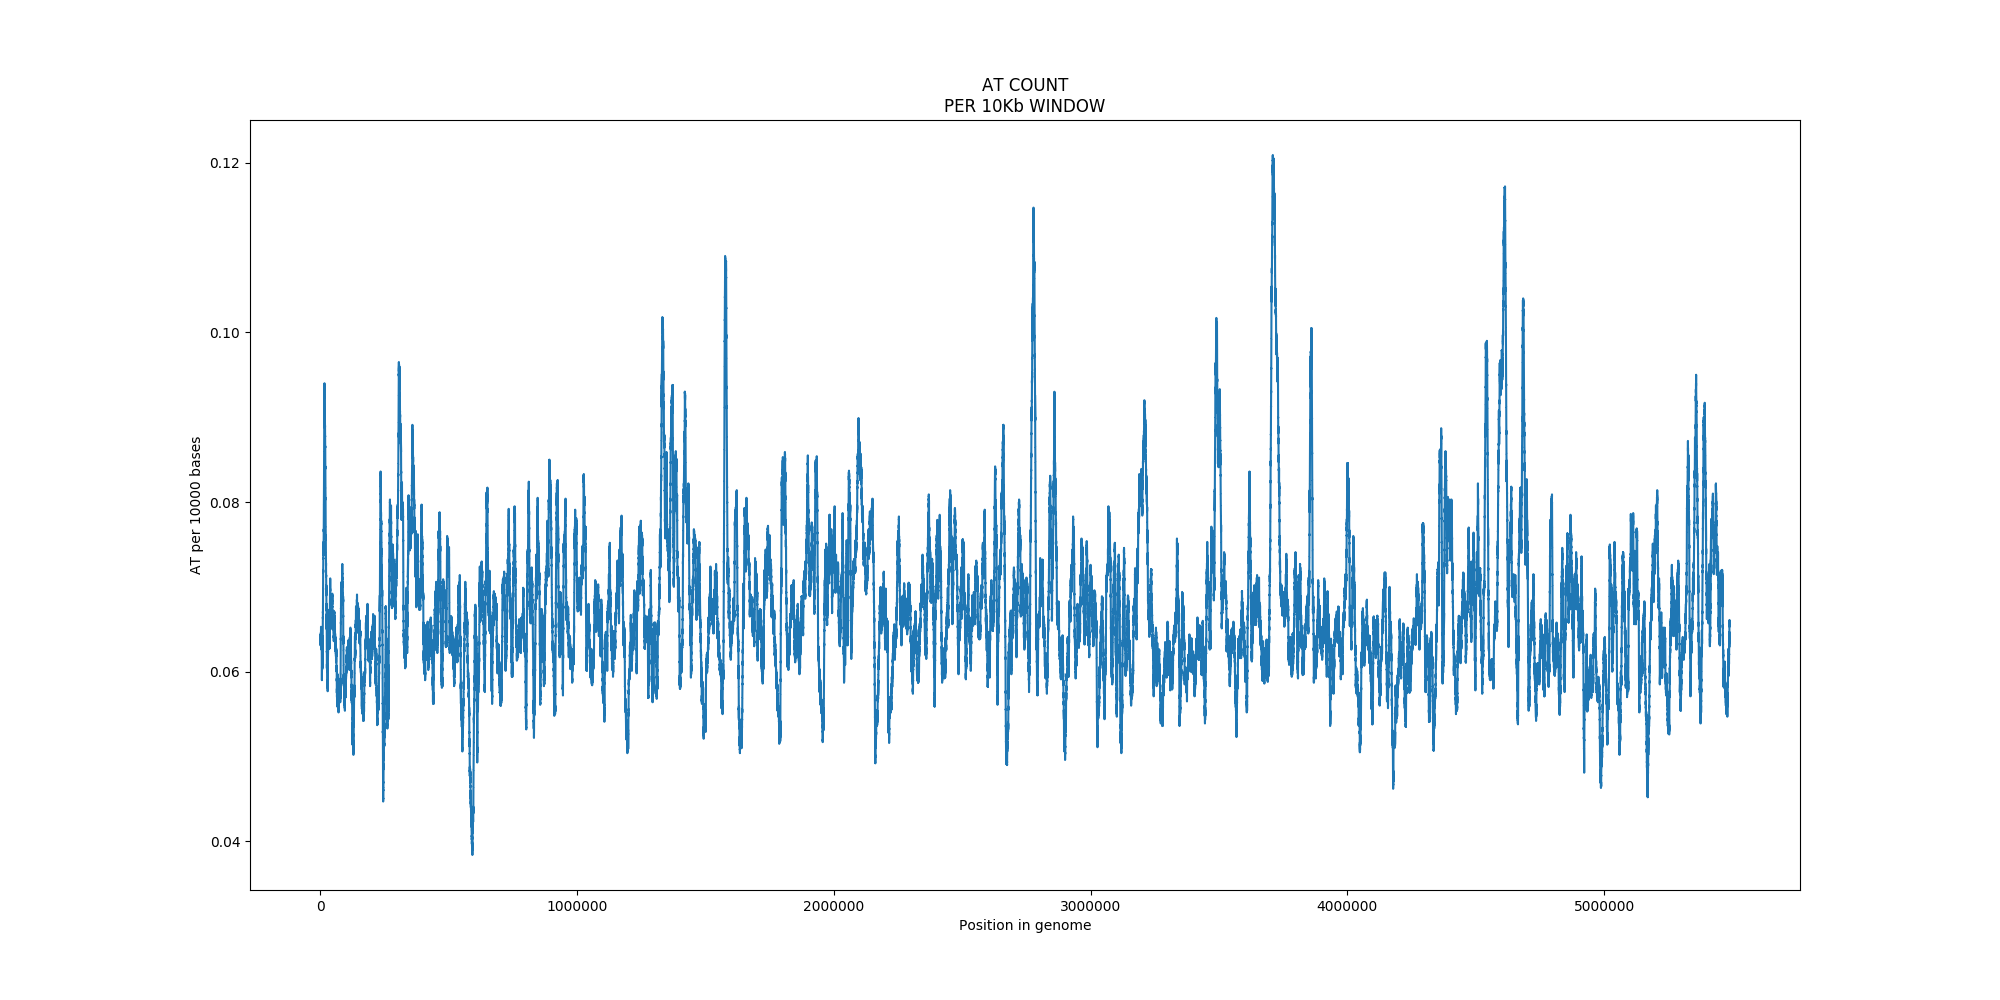

Here is the Python script that generated this plot:
#!/bin/usr/python3

import matplotlib.pyplot as plt

genome = open("ecoli.txt", "r").read().replace("\n", "")

window = 10000

at_count = []

for start in range(len(genome) - window):
    win = genome[start:start+window]
    at_count.append(win.count('AT') / window)

plt.figure(figsize=(20, 10))
plt.plot(at_count)
plt.title("AT COUNT\nPER 10Kb WINDOW")
plt.xlabel("Position in genome")
plt.ylabel("AT per 10000 bases")
plt.savefig("ex1.png", transparent = True)
plt.show()
